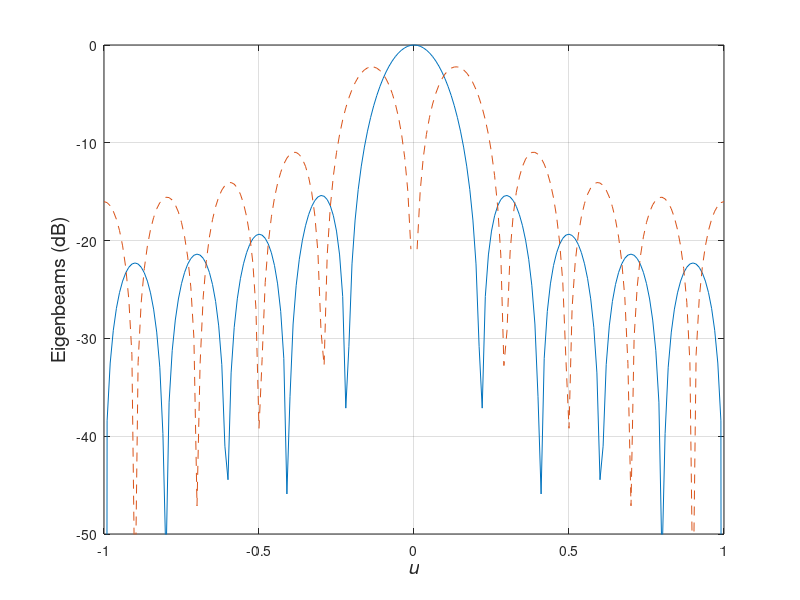

The MATLAB source for this figure:
%%%%%%%%%%%%%%%%%%%%%%%%%%%%%%%%
% Figure 5.15
% Zhi Tian 7/7/99
% Updated by K. Bell 10/12/00, 7/23/01, 10/23/01
% Function called: sinc
%%%%%%%%%%%%%%%%%%%%%%%%%%%%%%%%
clear all
close all

N=10;
amf=[-(N-1)/2:(N-1)/2]';

BWnn=4/N;
du=0.2;

nn=kron([1:N]',ones(1,N))-kron([1:N],ones(N,1));

S=sinc(nn*du/2);
[U,A,Ut]=svd(S);
W=U(:,1:2);
W=W/sum(W(:,1));

u=[-1:0.01:1];
Bp=20*log10(abs(W'*exp(j*amf*pi*u)));
figure
plot(u,Bp(1,:),u,Bp(2,:),'--')
axis([-1,1,-50,0])
xlabel('\itu','Fontsize',14)
ylabel('Eigenbeams (dB)','Fontsize',14)
%title([num2str(N),'-element ULA, u_{\Delta}=',num2str(du)])
grid
